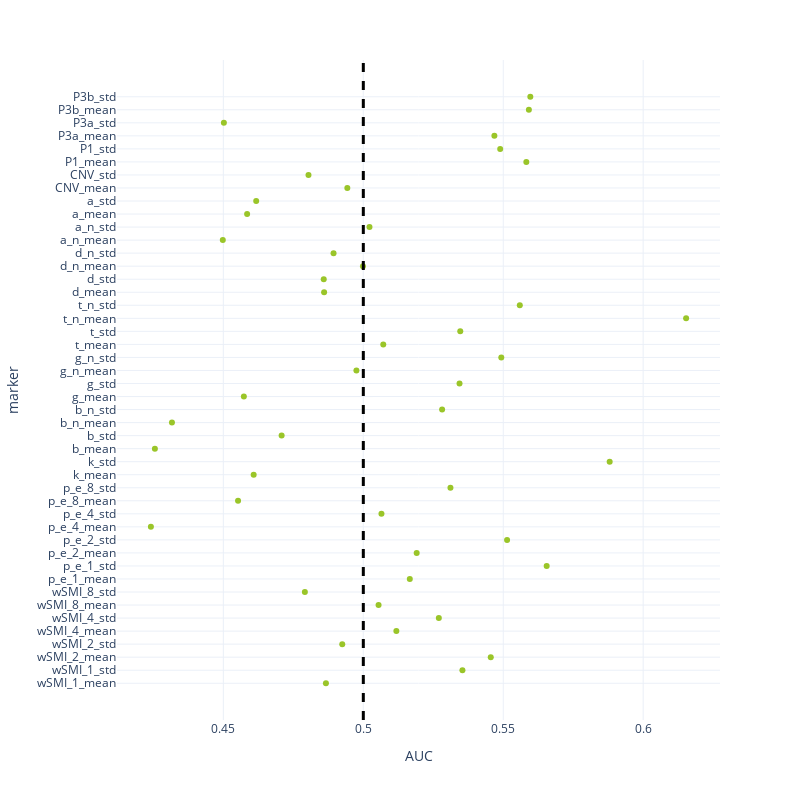

The notebook cell this image was saved under:
### Code cell
fig = px.scatter(segment_mind_roc,x = 'AUC', y = 'marker', template = "plotly_white", color_discrete_sequence = [green])
fig.add_vline(x=0.5, line_width=3, line_dash="dash", line_color="black")

fig.update_layout(
    autosize=False,
    width=800,
    height=800,
    yaxis = {
            'showticklabels': True,
            'tickmode': 'linear',
        }
)
fig.show()

### Figure 1 — Plotly figure (JSON) as saved in the notebook; plotly's stock layout.template omitted (floating-point values rounded to 4 significant figures)
{"data": [{"hovertemplate": "AUC=%{x}<br>marker=%{y}<extra></extra>", "legendgroup": "", "marker": {"color": "#9AC529", "symbol": "circle"}, "mode": "markers", "name": "", "orientation": "h", "showlegend": false, "type": "scatter", "x": [0.4866, 0.5354, 0.5455, 0.4925, 0.5118, 0.527, 0.5054, 0.4791, 0.5166, 0.5655, 0.5191, 0.5514, 0.4241, 0.5065, 0.4552, 0.5311, 0.4608, 0.588, 0.4255, 0.4708, 0.4316, 0.5282, 0.4573, 0.5344, 0.4975, 0.5493, 0.5071, 0.5346, 0.6153, 0.5559, 0.486, 0.4859, 0.4999, 0.4894, 0.4498, 0.5022, 0.4585, 0.4617, 0.4943, 0.4804, 0.5583, 0.5489, 0.5468, 0.4502, 0.5592, 0.5597], "xaxis": "x", "y": ["wSMI_1_mean", "wSMI_1_std", "wSMI_2_mean", "wSMI_2_std", "wSMI_4_mean", "wSMI_4_std", "wSMI_8_mean", "wSMI_8_std", "p_e_1_mean", "p_e_1_std", "p_e_2_mean", "p_e_2_std", "p_e_4_mean", "p_e_4_std", "p_e_8_mean", "p_e_8_std", "k_mean", "k_std", "b_mean", "b_std", "b_n_mean", "b_n_std", "g_mean", "g_std", "g_n_mean", "g_n_std", "t_mean", "t_std", "t_n_mean", "t_n_std", "d_mean", "d_std", "d_n_mean", "d_n_std", "a_n_mean", "a_n_std", "a_mean", "a_std", "CNV_mean", "CNV_std", "P1_mean", "P1_std", "P3a_mean", "P3a_std", "P3b_mean", "P3b_std"], "yaxis": "y"}], "layout": {"autosize": false, "height": 800, "legend": {"tracegroupgap": 0}, "margin": {"t": 60}, "shapes": [{"line": {"color": "black", "dash": "dash", "width": 3}, "type": "line", "x0": 0.5, "x1": 0.5, "xref": "x", "y0": 0, "y1": 1, "yref": "y domain"}], "width": 800, "xaxis": {"anchor": "y", "autorange": true, "domain": [0, 1], "range": [0.412, 0.6275], "title": {"text": "AUC"}, "type": "linear"}, "yaxis": {"anchor": "x", "autorange": true, "domain": [0, 1], "range": [-2.82, 47.82], "showticklabels": true, "tickmode": "linear", "title": {"text": "marker"}, "type": "category"}}}
